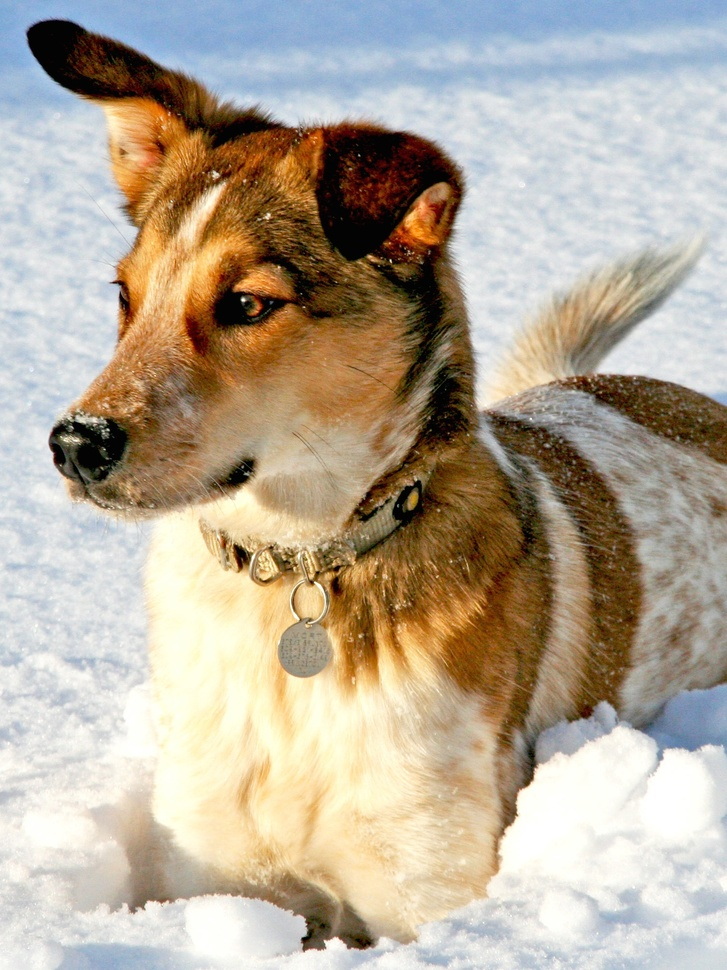
#> input picture dog.jpg, 727 x 970 px, shrunk from 1500 x 2000 before the run, found by its file name
$ python aula-28-05-24.py
#> lines starting #> are read from the running program, lines starting #| are printed output that depends on the picture
#aula 29-05-24
#yuri rangel rabelo palheta

#decomposição de valores singulares
#utiliza o minimo de dados

#singular value decomposition (svd)
#import numpy as np

#X=np.random.rand(5,3)

#U, S, V = np.linalg.svd(X)

from matplotlib.image import imread
import matplotlib.pyplot as plt
import numpy as np


caminho = 'c:/Users/yurim/OneDrive/Área de Trabalho/Apr-Maq/dog.jpg'

X = imread(caminho)
#> X is the input picture: shape (970, 727, 3); mean R, G, B 181.4, 169.5, 152

np.shape(X)

plt.imshow(X)

plt.show()

X = np.mean(X, -1)
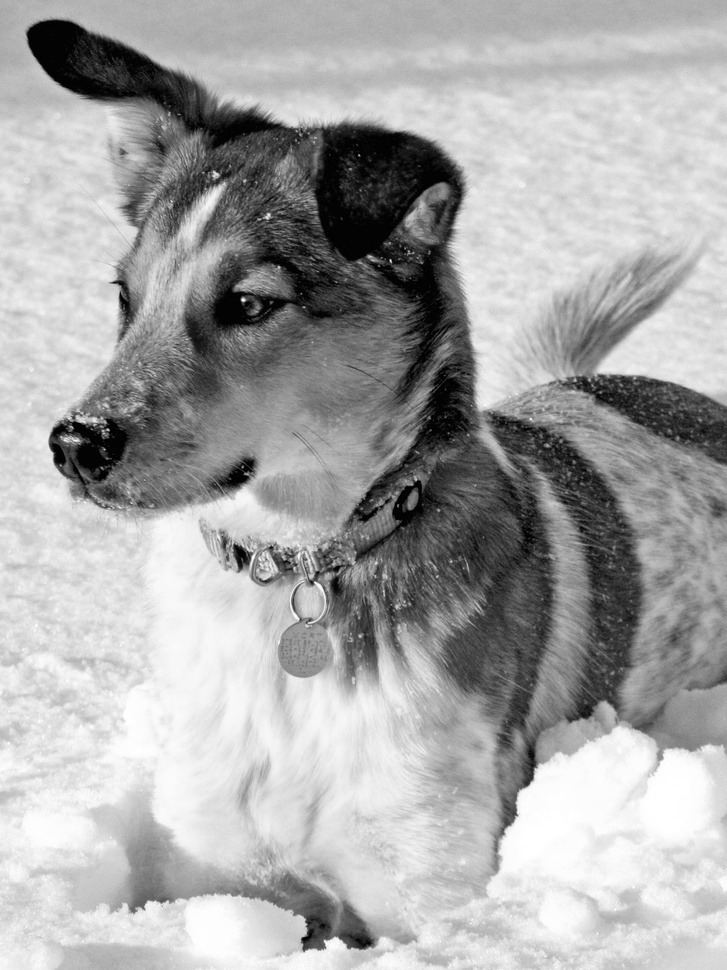
#> X: shape (970, 727) float64; min 0, max 255, mean 167.6

np.shape(X)

img = plt.imshow(X)

img.set_cmap('gray') #o cachorro fica verde se nao mapear como gray

plt.show()


U, S, V = np.linalg.svd(X , full_matrices=False)
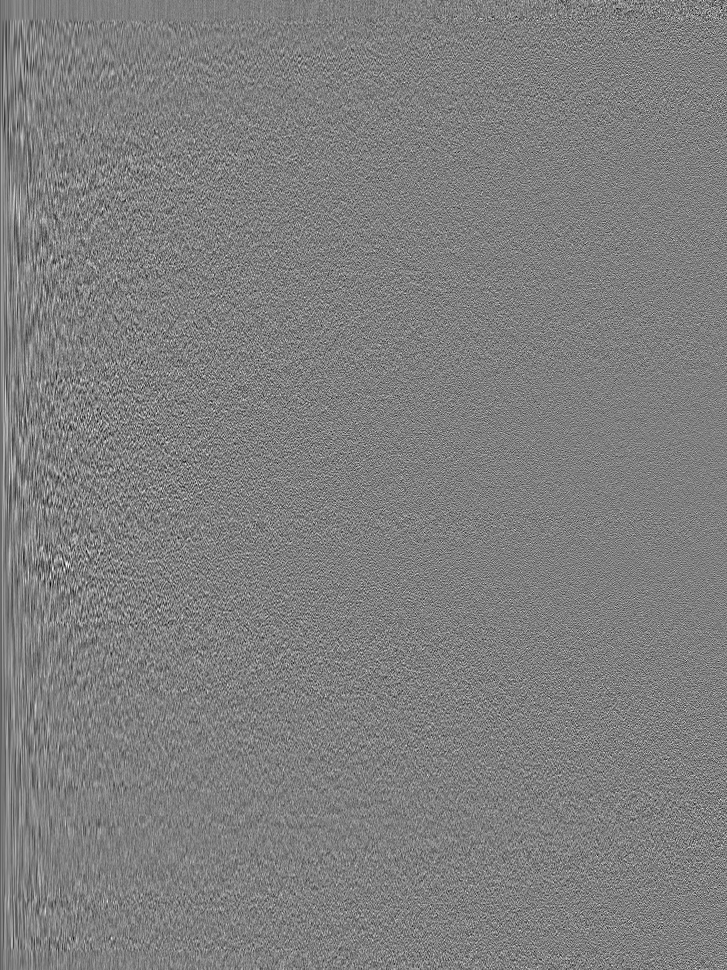
#> U: shape (970, 727) float64; min -0.176, max 0.176, mean -3.31e-05; drawn with min black and max white
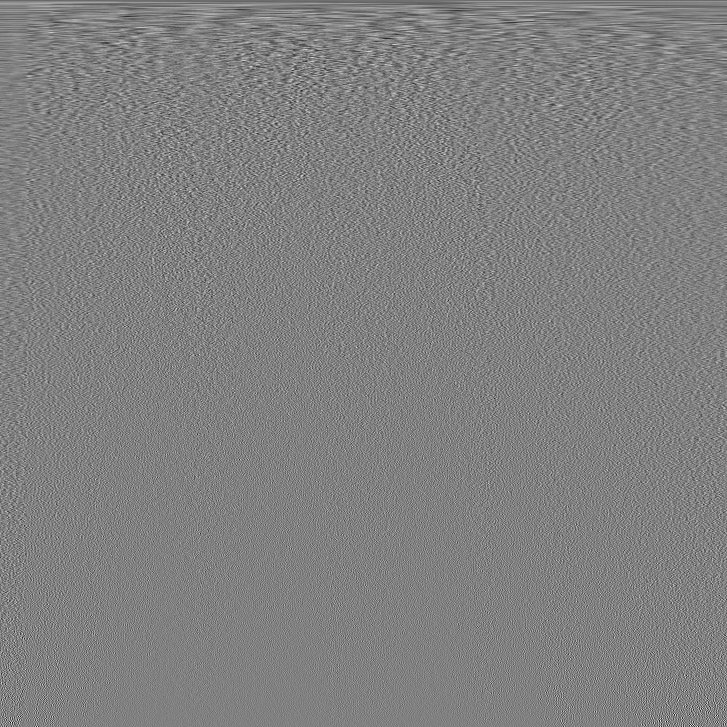
#> V: shape (727, 727) float64; min -0.25, max 0.244, mean -6.29e-05; drawn with min black and max white
#> S = 727 values, max 144305.8 at index 0, min 6.67 at index 726, mean 667.8

Sn=S/np.sum(S)
#> Sn = 727 values, max 0.297 at index 0, min 1.37e-05 at index 726, mean 0.00138

plt.semilogy(S)
plt.grid()
plt.show()
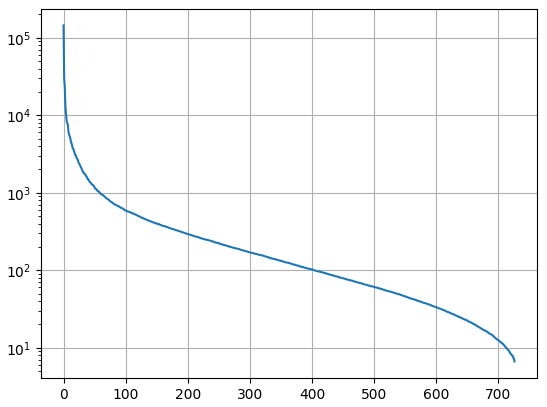
#> figure drawn by matplotlib, 1 panel; curve peaks at x = 0, y = 144305.8

Sd = np.diag(S)

#redesenha o cachorro
r1=200

Xr1 = U[:,0:r1] @ Sd[0:r1,0:r1] @ V[0:r1,:]

img = plt.imshow(Xr1)

img.set_cmap('gray')

plt.show()


Sn=S/np.sum(S)

plt.subplot(121)
plt.semilogy(Sn)
plt.grid()
plt.show()
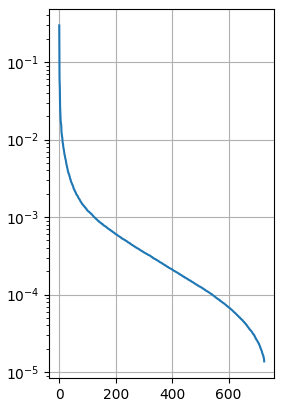
#> figure drawn by matplotlib, 1 panel; curve peaks at x = 0, y = 0.297
plt.subplot(122)
plt.plot(np.cumsum(Sn)[0:60])
plt.grid()
plt.show()
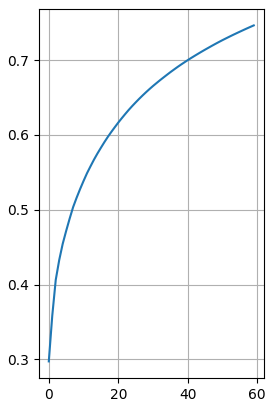
#> figure drawn by matplotlib, 1 panel; curve peaks at x = 59, y = 0.746

######################################

#yuri rangel rabelo palheta

#aula 29-05-24-2
import pandas as pd
import matplotlib.pyplot as plt
import numpy as np
from mpl_toolkits.mplot3d import Axes3D

# Caminhos para os arquivos
caminho_y = 'c:/Users/yurim/OneDrive/Área de Trabalho/Apr-Maq/ovariancancer_grp.csv'
caminho_x = 'c:/Users/yurim/OneDrive/Área de Trabalho/Apr-Maq/ovariancancer_obs.csv'

# Carregar dados
#> (the run stopped early here; a loop or call above may not have finished)
